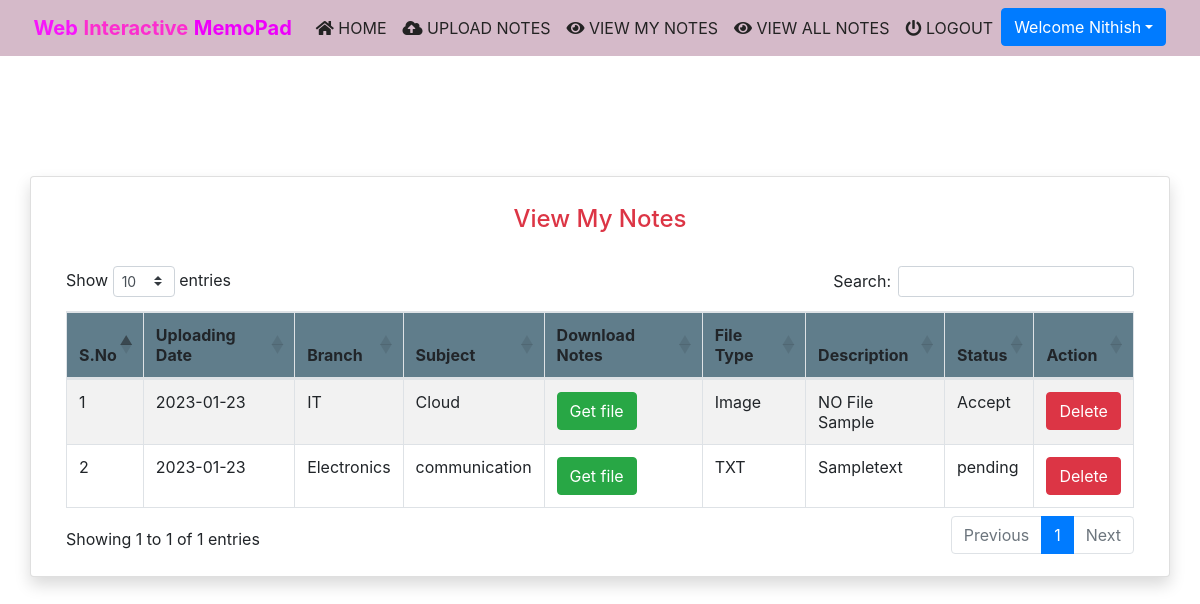
Before: /view_mynotes (signed in) with the older database file.
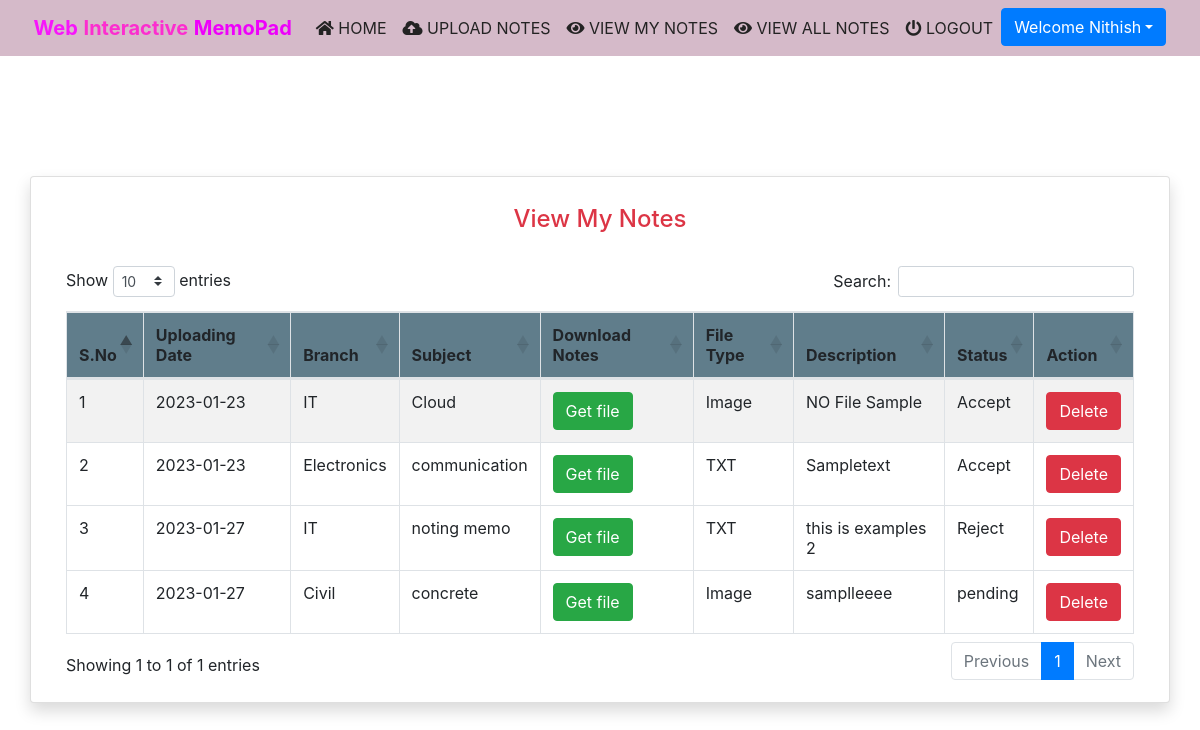
After: the same page with the newer database file.
### notes/models.py (models this page shows, shortened)
class Notes(models.Model):
    user = models.ForeignKey(User,on_delete=models.CASCADE)
    uploadingdate = models.CharField(max_length=30)
    branch = models.CharField(max_length=30)
    subject = models.CharField(max_length=30)
    notesfile = models.FileField(null=True)
    filetype = models.CharField(max_length=30)
    description = models.CharField(max_length=200, null=True)
    status = models.CharField(max_length=15)

### notes/views.py (the view)
# urls.py: path('view_mynotes', view_mynotes, name='view_mynotes'),
def view_mynotes(request):
    if not request.user.is_authenticated:
        return redirect('login')
    user = User.objects.get(id=request.user.id)
    notes = Notes.objects.filter(user = user)
    d = {'notes':notes}
    return render(request,'view_mynotes.html',d)

### notes/templates/view_mynotes.html (shortened to what this page needs)
{% extends 'usernavigation.html'%}
{% load static %}
{% block body %}
<div class="container card shadow mt-5">
	<div class="card-body">
  <h1 class="text-success text-center"></h1>
            <h4 class="text-center text-danger">View My Notes</h4>
			<br>
			<table id="example" class="table table-striped table-bordered" style="width:100%">
				<thead style="background-color : #607d8b;">
					<tr>
						<th>S.No</th>
						<th>Uploading Date</th>
						<th>Branch</th>
						<th>Subject</th>
						<th>Download Notes</th>
						<th>File Type</th>
						<th>Description</th>
						<th>Status</th>
						<th>Action</th>
					</tr>
				</thead>
				{% for i in notes %}
				<tbody>
				<tr>
                  <td>{{forloop.counter}}</td>
					<td>{{i.uploadingdate}}</td>
					<td>{{i.branch}}</td>
					<td>{{i.subject}}</td>
					<td><a href="{{i.notesfile.url}}" class="btn btn-success" download>Get file</a></td>
					<td>{{i.filetype}}</td>
					<td>{{i.description}}</td>
					<td>{{i.status}}</td>
					<td><a href="{% url 'delete_mynotes' i.id %}" class="btn btn-danger" onclick="return confirm('Are your sure to Delete ?')">Delete</a></td>
                </tr>
				{% endfor %}
				</tbody>
	</table>
</div>
</div>
{% endblock %}

Changed rows visible on the page:
changed Notes "Electronics": status "pending" → "Accept"
added Notes: uploadingdate "2023-01-27", branch "IT", subject "noting memo", filetype "TXT", description "this is examples 2", status "Reject"
added Notes: uploadingdate "2023-01-27", branch "Civil", subject "concrete", filetype "Image", description "samplleeee", status "pending"
